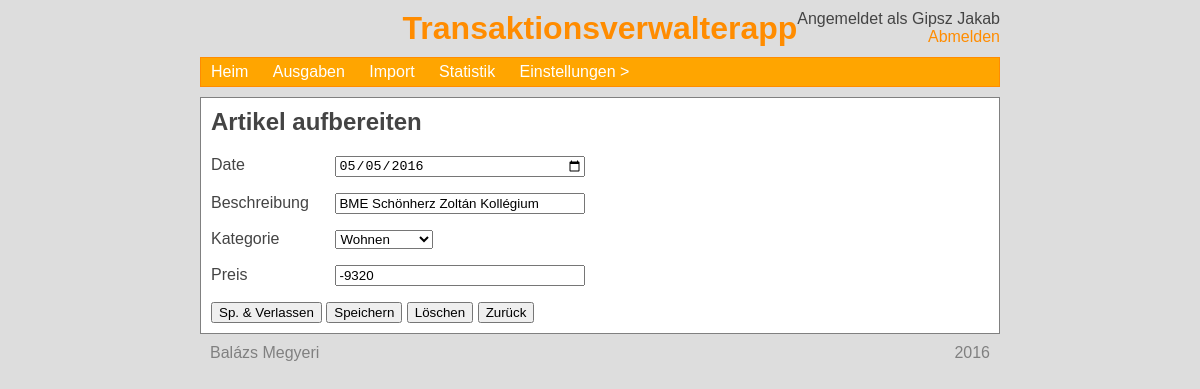
Screenshot of /expenses/126 (signed in) with the database file from the repository.
### tables this page shows
CREATE TABLE `user` (
  `no` int(11) NOT NULL,
  `user` varchar(50) NOT NULL,
  `password` char(40) NOT NULL,
  `name` varchar(50) NOT NULL,
  `email` varchar(100) NOT NULL
);

CREATE TABLE `expense` (
  `no` int(11) NOT NULL,
  `description` varchar(100) NOT NULL,
  `category` int(11) NOT NULL,
  `amount` int(11) NOT NULL,
  `date` date NOT NULL,
  `user` int(11) NOT NULL
);

### htdocs/edit.php (the view, shortened to what this page needs)
<?php
include('head.php');
echo '<h2>Artikel aufbereiten</h2>';
if (isset($_GET['expense'])) {
    $expense = $_GET['expense'];
}
else {
    header('Location: /expenses');
    exit();
}
$mysqli->real_query(
    "SELECT *
    FROM expense
    WHERE no = $expense
    AND user = $userNo"
);
$result = $mysqli->use_result();
$exp    = $result->fetch_assoc();
?>
<form method="post">
    <p><label>Date</label>
    <input type="date" style="width:250px;" name="date"
        value="<?php echo $exp['date']; ?>"></p>
    <p><label>Beschreibung</label>
    <input type="text" style="width:250px;" name="description"
        value="<?php echo $exp['description']; ?>"></p>
    <p><label>Kategorie</label>
    <?php echo categoryDropdown($exp['category']); ?></p>
    <p><label>Preis</label>
    <input type="number" style="width:250px;" name="amount"
        value="<?php echo $exp['amount']; ?>"></p>
    <input type="submit" name="savequit" value="Sp. & Verlassen">
    <input type="submit" name="save" value="Speichern">
    <input type="submit" name="delete" value="Löschen">
    <input type="submit" name="back" value="Zurück">
</form>
<?php
include('foot.php');
?>

### htdocs/head.php (shortened to what this page needs)
<?php
include 'login.php';
$userNo = $_COOKIE['userNo'];
$mysqli->real_query(
    "SELECT *
    FROM user
    WHERE no = $userNo"
);
$result = $mysqli->use_result();
$row = $result->fetch_assoc();
$userName = $row['name'];
function categoryDropdown($chosen = 1) {
    global $categoriesArray;
    global $userNo;
    if (empty($categoriesArray)) {
        global $mysqli;
        $mysqli->real_query(
            "SELECT *
            FROM category
            WHERE user = $userNo
            OR user = 0 -- Közös kategóriák
            ORDER BY name"
        );
        $result = $mysqli->use_result();
        while ($row = $result->fetch_assoc()) {
            $categoriesArray[$row['no']] = $row['name'];
        }
    }
    echo '<select name="category[]">';
    foreach ($categoriesArray as $no => $name) {
        echo '<option value="'.$no.'"'.($chosen == $no ? ' selected' : '').'>'.
            $name.'</option>';
    }
    echo '</select>';
    $ret = ob_get_contents();
    return $ret;
}
?>
<html>
<head>
    <link type="text/css" rel="stylesheet" href="/css/style.css">
    <link type="text/css" rel="stylesheet" href="/css/menu.css">
    <link type="text/css" rel="stylesheet" href="/css/alertbox.css">
</head>
<body>
    <div style="position:absolute; right:0px; text-align:right;">
        Angemeldet als <?php echo $userName; ?><br>
        <a href="/logout/">Abmelden</a>
    </div>
    <h1 id="title">Transaktionsverwalterapp</h1>
    <div id="menuBar"><nav><ul>
        <li><a href="/">Heim</a></li>
        <li><a href="/expenses">Ausgaben</a></li>
        <li><a href="/import">Import</a></li>
        <li><a href="/stats">Statistik</a></li>
        <li><a href="/settings">Einstellungen</a>
        </li>
    </ul></nav></div>
    <div id="main">

### htdocs/css/style.css (style rules this page uses)
body { background-color:#DDD; color: #444; width:800px; margin:auto; margin-top:10px; font-family: "Trebuchet MS", Helvetica, sans-serif; position:relative; }
div { overflow: auto; }
a { color: darkorange; text-decoration: none; }
div#main { background-color:white; border:1px solid grey; padding:10px; }
div#menuBar { background-color:orange; margin-bottom:10px; border:1px solid darkorange; overflow:visible; }
h1#title { color:darkorange; text-align: center; margin-bottom:10px; }
p:first-child, h1:first-child, h2:first-child, h3:first-child { margin-top:0; }
p:last-child, form:last-child { margin-bottom:0; }
label { display:inline-block; width:120px; }

### htdocs/css/menu.css (style rules this page uses)
nav ul { padding:0; margin:0; list-style: none; position: relative; }
nav ul li { display:inline-block; }
nav a, nav a:hover { display:block; padding:0 10px; color:#FFF; line-height: 28px; text-decoration:none; }
li > a:after { content: ' >'; }
li > a:only-child:after { content: ''; }

### rows the page displays
user: name "Gipsz Jakab"
expense: date "05/05/2016", description "BME Schönherz Zoltán Kollégium", category "Wohnen", amount "-9320"
